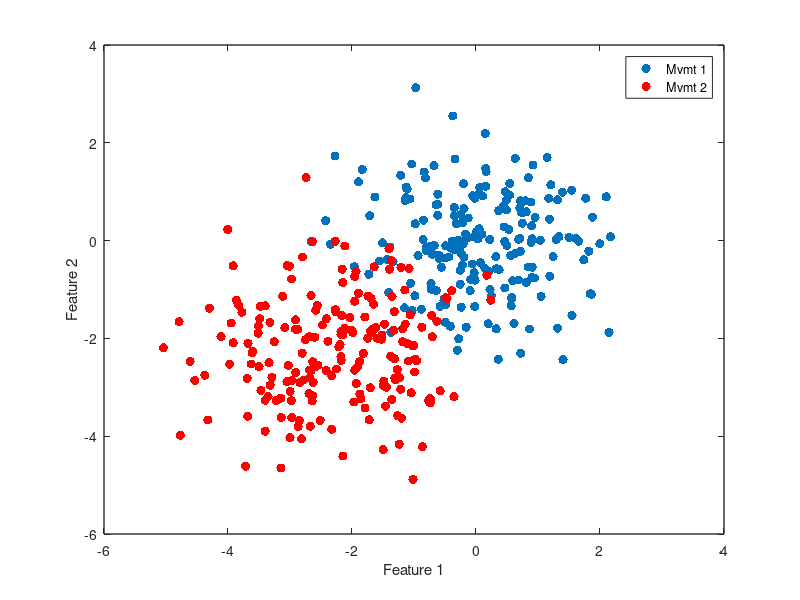

This chart was generated by the following MATLAB code: (Note: this script raises an error after producing the figure.)

% COME HERE FROM THE REPRESENTATIONAL STRUCURE ANALYSES CODE

%% SIMULATION OF THE TESTING SCHEME
% create two datasets 

a= randn(200,2);
b=randn(200,2)+[-2.25,-2.25];
figure;plot(a(:,1),a(:,2),'.','MarkerSize',20)
hold on
plot(b(:,1),b(:,2),'.r','MarkerSize',20)
set(gcf,'Color','w')
set(gca,'LineWidth',1)
xlabel('Feature 1')
ylabel('Feature 2')
legend({'Mvmt 1','Mvmt 2'})
box on
% compute mahal distance
dstat = mahal2(a,b,2);
title(['Mahalanobis distance of ' num2str(dstat)])

a=a';b=b';
s1 = size(a,2);
c = [a b];
m = mean(c,2);
X = cov(c');
C12 = chol(X);

% plot the ellipse
[v,d]=eigs(X); % ellipse length is sqrt(e.value) in direction of e.vector
d=diag(d);
ra=sqrt(5.991*d(1));
rb=sqrt(5.991*d(2));
v1=v(:,1);
ang = atan(v1(2)/v1(1));
c0=mean(c,2);
xlim([min(c(1,:))-1 max(c(1,:))+1])
ylim([min(c(2,:))-1 max(c(2,:))+1])
figure;plot(a(1,:),a(2,:),'.','MarkerSize',20)
hold on
plot(b(1,:),b(2,:),'.r','MarkerSize',20)
ellipse(ra,rb,ang,c0(1),c0(2),'k');
title(['Gaussian fit to overall data'])
xlim([min(c(1,:))-1 max(c(1,:))+1])
ylim([min(c(2,:))-1 max(c(2,:))+1])
set(gcf,'Color','w')
set(gca,'LineWidth',1)
xlabel('Feature 1')
ylabel('Feature 2')
legend({'Mvmt 1','Mvmt 2'})

% example plotting
g = randn(size(c));
cnew = m + C12'*g;

% just plot it
figure;hold on
plot(cnew(1,:),cnew(2,:),'.k','MarkerSize',20)
ellipse(ra,rb,ang,c0(1),c0(2),'k');
xlim([min(c(1,:))-1 max(c(1,:))+1])
ylim([min(c(2,:))-1 max(c(2,:))+1])
set(gcf,'Color','w')
set(gca,'LineWidth',1)
xlabel('Feature 1')
ylabel('Feature 2')
legend('Sampling from Gaussian Fit')
box on


% find two clusters in the data
idx = kmeans(cnew', 2);
atmp = cnew(:,find(idx==1));
btmp = cnew(:,find(idx==2));
figure;plot(atmp(1,:),atmp(2,:),'.','MarkerSize',20)
hold on
plot(btmp(1,:),btmp(2,:),'.r','MarkerSize',20)
ellipse(ra,rb,ang,c0(1),c0(2),'k');
dd= mahal2(atmp',btmp',2);
title(['K-means parcellation, Mahalanobis dist of ' num2str(dd)])
xlim([min(c(1,:))-1 max(c(1,:))+1])
ylim([min(c(2,:))-1 max(c(2,:))+1])
set(gcf,'Color','w')
set(gca,'LineWidth',1)
xlabel('Feature 1')
ylabel('Feature 2')
legend({'Cluster 1','Cluster 2'})
box on

parfor i=1:500
    g = randn(size(c));
    cnew = m + C12'*g;

    % find two clusters in the data
    idx = kmeans(cnew', 2);
    atmp = cnew(:,find(idx==1));
    btmp = cnew(:,find(idx==2));
    dboot(i) = mahal2(atmp',btmp',2);

end
figure;hist(dboot)
vline(dstat)
sum(dboot>dstat)/length(dboot)



%%
%%%% null hypothesis testing -> permutation of each freq feature mvmt 1 and
% mvmt2. Create a cmmon distribution, sample from the distribution and use
% k-means to get two clusters. then find the mahab distance between the two
% clusters
%%% using all features
a = Data{13};
b = Data{14};
d = mahal2(a',b',2);
dboot=[];
s1 = size(a,2);
c = [a b];
m = mean(c,2);
X = cov(c');
C12 = chol(X);
parfor i=1:500
    g = randn(size(c));
    cnew = m + C12'*g;

    % find two clusters in the data
    idx = kmeans(cnew', 2);
    atmp = cnew(:,find(idx==1));
    btmp = cnew(:,find(idx==2));
    dboot(i) = mahal2(atmp',btmp',2);
end
figure;hist(dboot)
vline(d)
sum(dboot>d)/length(dboot)

%% SAME AS ABOVE BUT NOW FOR ALL PAIRWISE MOVEMENTS
tic
options = statset('UseParallel',true);
D_p=zeros(length(Data));
D_boot=[];
for i=1:length(Data)
    disp(i)
    a = Data{i};
    for j=i+1:length(Data)
        b = Data{j};
        d = mahal2(a',b',2);
        dboot=[];
        s1 = size(a,2);
        c = [a b];
        m = mean(c,2);
        X = cov(c');
        C12 = chol(X);
        parfor ii=1:750
            g = randn(size(c));
            cnew = m + C12'*g;

            % find two clusters in the data
            idx = kmeans(cnew', 2);
            atmp = cnew(:,find(idx==1));
            btmp = cnew(:,find(idx==2));

            % get mahab distance
            dboot(ii) = mahal2(atmp',btmp',2);
        end
        D_boot = [D_boot;dboot];
        D_p(i,j) = sum(dboot>d)/length(dboot);        
    end
end

Dtmp=squareform(D);
Db = D_boot(:);
Dtmp(end+1:length(Db))=NaN;
figure;boxplot(log10([Dtmp(:) Db(:)]),'Whisker',3)
set(gcf,'Color','w')
xticks(1:2)
xticklabels({'Real Data','Null distribution'})
ylabel('Log Distance')
title('B1')
set(gca,'FontSize',12)
box off
set(gca,'LineWidth',1)

[pfdr,pval]=fdr(squareform(D_p')',0.05);pfdr
sum(squareform(D_p')<=pfdr)/length(squareform(D_p'))

%cd('F:\DATA\ecog data\ECoG BCI\GangulyServer\Multistate clicker')
%save pairwise_Mahab_Dist_Stats_B1 -v7.3

clear Data Data_bkup TrialData
cd('F:\DATA\ecog data\ECoG BCI\GangulyServer\Multistate B3')
save pairwise_Mahab_Dist_Stats_B3 -v7.3
toc

%% Going down the dendrogram , simulation
a = rand(18,2);
z=linkage(a);
figure;dendrogram(z)
z(:,end+1) = ((size(a,1)+1):(max(max(z(:,1:2)))+1))';

root_idx = z(end-5,1:2);
max_datapts = size(a,1);
children_all={};
for i=1:length(root_idx)
    children=[];
    % first step is to get the immediate below neighbors
    if root_idx(i)<=max_datapts
        children = [children root_idx(i)];
    end
    parents = z(find(z(:,end)==root_idx(i)),1:2);
    children = [children parents(parents<=max_datapts)];
    going_down= true;
    while going_down
        parents = get_children(z,parents)  ;
        children = [children parents(parents<=max_datapts)];
        parents = parents(parents>max_datapts);
        if all(parents<=max_datapts) || isempty(parents)
            going_down=false;
        end
    end
    children_all{i} = children(children<=max_datapts);
end

%% going down the dendogram and doing null hypothesis testing each node
% real data

Z(:,end+1) = ((size(D,1)+1):(max(max(Z(:,1:2)))+1))';


root_idx = Z(end,1:2);
link_stat = Z(end,3);
children_all = get_children_node(Z,root_idx); % the two clusters of mvmts

data=[];tmp_data={};num_bins={};
for i=1:length(children_all)
    idx = children_all{i};
    tmp = cell2mat(Data(idx));
    data = cat(2,data,tmp);
    tmp_data{i}=tmp;
    num_bins{i}=size(tmp,2);
end

num_mvmts = length(cell2mat(children_all));
num_bins = cumsum(cell2mat(num_bins));
num_bins = num_bins(end)/num_mvmts
num_bins = 1:735:(num_mvmts*735+1);

% fit the gaussian to the overall data
m = mean(data,2);
X = cov(data');
C12 = chol(X);
link_stat_boot=[];
options = statset('UseParallel',true);
parfor i=1:10
    g = randn(size(data));
    cnew = m + C12'*g;



    % find clusters in the data for simulated movements using k-means
    %idx = kmeans(cnew', num_mvmts,'MaxIter',250,'Options',options);

    % find clusters using agglom clustering
    %Z = linkage(cnew','complete');    
    %idx = cluster(Z,'maxclust',num_mvmts);

    % create the dataset
    %data_tmp={};
    %for j=1:length(unique(idx))
    %    data_tmp{j} = cnew(:,find(idx==j));
    %end


    % random assignment
    data_tmp={};
    idx=randperm(size(data,2));
    cnew = data(:,idx);
    for j=1:length(num_bins)-1
       data_tmp{j}=cnew(:, num_bins(j):num_bins(j+1)-1);
    end

    Dboot=zeros(size(data_tmp));
    for j=1:length(data_tmp)
        A = data_tmp{j};
        for k=j+1:length(data_tmp)
            B = data_tmp{k};
            Dboot(j,k) = mahal2(A',B',2);
            Dboot(k,j)= Dboot(j,k);
        end
    end
    Znull  = linkage(squareform(Dboot),'complete');
    %figure;(dendrogram(Znull))
    link_stat_boot(i) = Znull(end,3);
end
link_stat_boot
link_stat
sum(link_stat_boot>=link_stat)/length(link_stat_boot)

%
% %%% individually feature by feature
% a = Data{1};
% b = Data{3};
% d = mahal2(a',b',2);
% dboot=[];
% s1 = size(a,2);
% parfor i=1:1000
%     a1={};
%     b1={};
%     for j=1:128:size(a,1)
%         atmp = a(j:(j+128)-1,:);
%         btmp = b(j:(j+128)-1,:);
%         c = [atmp btmp];
%
%         % permutation
%         %I = randperm(size(c,2));
%         %atmp = c(:,I(1:s1));
%         %btmp = c(:,I(s1+1:end));
%
%         % simulating gaussian
%         m = mean(c,2);
%         X = cov(c');
%         C12 = chol(X);
%         g = randn(size(c));
%         cnew = m + C12'*g;
%         %atmp = cnew(:,1:s1);
%         %btmp = cnew(:,s1+1:end);
%
%         % now find two clusters from the simulated data
%         idx = kmeans(cnew', 2);
%         atmp = cnew(:,find(idx==1));
%         btmp = cnew(:,find(idx==2));
%
%         % combine
%         %a1 = [a1;atmp];
%         %b1 = [b1;btmp];
%         a1 = cat(2,a1,atmp);
%         b1 = cat(2,b1,btmp);
%     end
%     % stack together
%     s11=[];s22=[];
%     for j=1:length(a1)
%         s11(j) = size(a1{j},2);
%         s22(j) = size(b1{j},2);
%     end
%     s11 = min(s11)
%     s22 = min(s22)
%     a11=[];b11=[];
%     for j=1:length(a1)
%         tmp=a1{j};
%         a11=[a11;tmp(:,1:s11)];
%         tmp=b1{j};
%         b11=[b11;tmp(:,1:s22)];
%     end
%     dboot(i) = mahal2(a11',b11',2);
% end
% figure;hist(dboot)
% vline(d)

% testing with draw from a random distribution using same k-means
pval=[];
parfor iter=1:10
    disp(iter)
    orig=sort(randn(250,1));
    a = orig(1:125);
    b= orig(126:end)+1.75; % adding 1 here makes it a new distribution
    c=[ a; b];
    %[h p ci st]=ttest2(a,b);
    %d = abs(st.tstat);
    % statistic is k means cluster statistic
    ssum = sum((a-mean(a)).^2) + sum((b-mean(b)).^2);
    tss = sum((c-mean(c)).^2);
    ci_stat = ssum/tss;
    d = ci_stat;

    % fit a gaussian using entries of C
    m = mean(c);
    s = std(c);
    dboot=[];
    for i=1:1000
        cnew = s.*randn(size(c)) + m;
        idx = kmeans(cnew, 2);
        a1 = cnew(idx==1);
        b1 = cnew(idx==2);
        %[h p ci st]=ttest2(a1,b1);
        %dboot(i) = abs(st.tstat);
        ssum = sum((a1-mean(a1)).^2) + sum((b1-mean(b1)).^2);
        tss = sum((cnew-mean(cnew)).^2);
        dboot(i) =  ssum/tss;
    end
    %figure;hist(dboot)
    %vline(ci_stat)
    pval(iter) = sum(dboot>d)/length(dboot);
end
figure;hist(pval)

%% MAIN going down the dendrogram one leaf node at a time

%need to send Data, Z and the associated linked functions

cd('F:\DATA\ecog data\ECoG BCI\GangulyServer\Multistate B3')
%cd('F:\DATA\ecog data\ECoG BCI\GangulyServer\Multistate clicker')

Z(:,end+1) = ((size(D,1)+1):(max(max(Z(:,1:2)))+1))'
figure;dendrogram(Z(:,1:3),0)

pval_link=[];
pval_2means=[];
for i=0:length(Z)-1

    % get the movements within the clusters
    root_idx = Z(end-i,1:2);
    link_stat = Z(end-i,3);
    children_all = get_children_node(Z,root_idx); % the two clusters of mvmts

    % get the data together
    data=[];tmp_data={};num_bins={};
    for ii=1:length(children_all)
        idx = children_all{ii};
        tmp = cell2mat(Data(idx));
        data = cat(2,data,tmp);
        tmp_data{ii}=tmp;
        num_bins{ii}=size(tmp,2);
    end

    num_mvmts = length(cell2mat(children_all));    

    % fit the gaussian to the overall data
    m = mean(data,2);
    X = cov(data');
    C12 = chol(X);
    link_stat_boot=[];
    options = statset('UseParallel',true);
    parfor ii=1:12
        disp(ii)
        g = randn(size(data));
        cnew = m + C12'*g;



        % find clusters in the data for simulated movements using k-means
        idx = kmeans(cnew', num_mvmts,'MaxIter',250,'Options',options);

        % find clusters using agglom clustering
        %ZZ = linkage(cnew','complete');
        %idx = cluster(ZZ,'maxclust',num_mvmts);
        data_tmp={};
        for j=1:length(unique(idx))
            data_tmp{j} = cnew(:,find(idx==j));
        end


        % random assignment
        %     data_tmp={};
        %     idx=randperm(size(data,2));
        %     cnew = data(:,idx);
        %     for j=1:length(num_bins)-1
        %         data_tmp{j}=cnew(:, num_bins(j):num_bins(j+1)-1);
        %     end

        Dboot=zeros(size(data_tmp,2));
        for j=1:length(data_tmp)
            A = data_tmp{j};
            for k=j+1:length(data_tmp)
                B = data_tmp{k};
                Dboot(j,k) = mahal2(A',B',2);
                Dboot(k,j)= Dboot(j,k);
            end
        end
        Znull  = linkage(squareform(Dboot),'complete');
        %figure;(dendrogram(Znull,0))
        link_stat_boot(ii) = Znull(end,3);
    end
    pval_link(i+1) = sum(link_stat_boot>=link_stat)/length(link_stat_boot);
end

Z(:,end+1) = flipud(pval_link)
